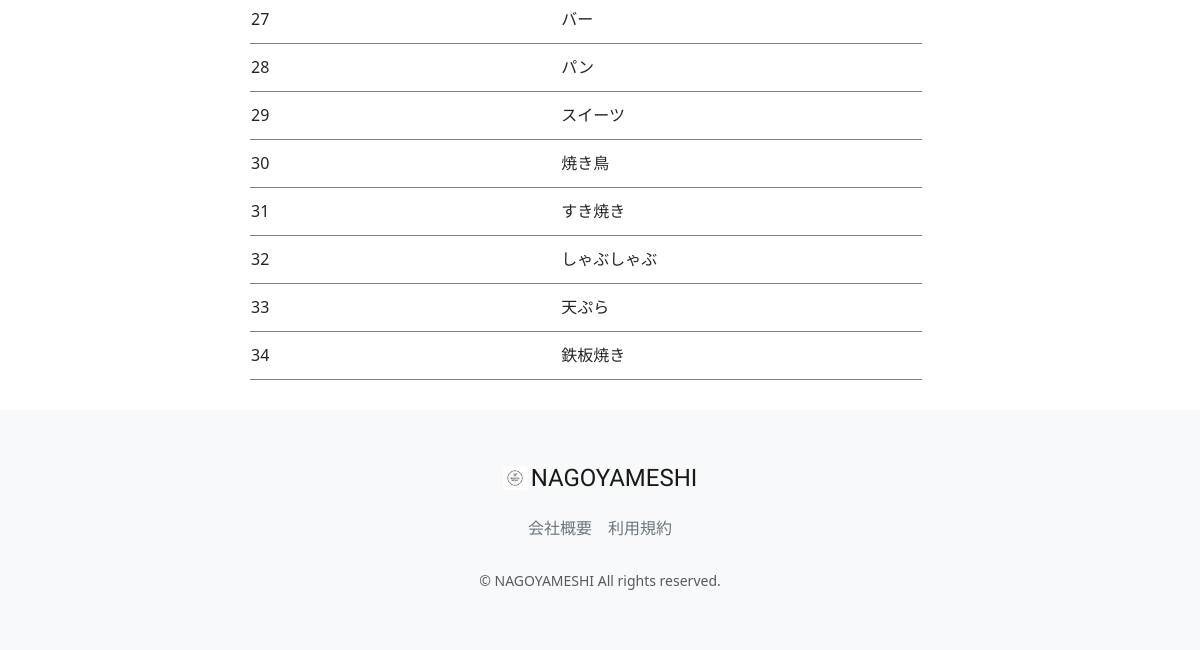
/accounts/management/category-list (signed in, lower part), run on an earlier commit of the app's database.
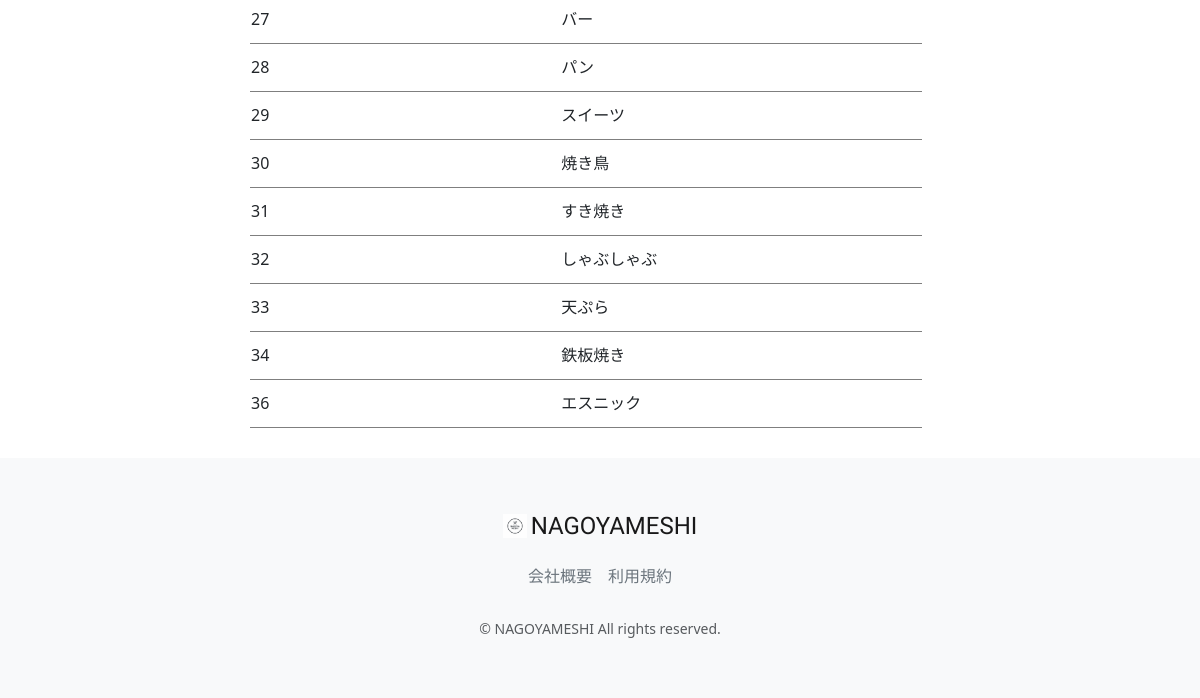
And on a later commit of the database.
### restaurant/models.py (models this page shows, shortened)
class Category(models.Model):
    name = models.CharField(verbose_name='カテゴリー名', max_length=64)
    photo = models.ImageField(verbose_name='写真', blank=True, null=True)
    class Meta:
        verbose_name_plural = 'Category'

### accounts/views.py (the view)
# urls.py: path("management/category-list",views.ManagementCategoryListView.as_view(), name="category_list"),
class ManagementCategoryListView(onlyMnagementUserMixin, generic.ListView):
    template_name = "management/category_list.html"
    model = Category

### accounts/mixins.py (called while the page is built)
    def test_func(self):
        user = self.request.user
        return user.is_staff

### accounts/templates/management/category_list.html (shortened to what this page needs)
{% extends "management/manage_base.html" %}
{% load static %}
{% block sub_content %}
  <table class="manage_list">
    <tbody>
      {% for category in object_list %}
        <tr onclick="location.href='{% url 'category_update' pk=category.pk %}'">
          <td>{{ category.pk }}</td>
          <td>{{ category.name }}</td>
        </tr>
      {% endfor %}
    </tbody>
  </table>
{% endblock %}

What changed in the data, as far as the page shows it:
added Category: pk "36", name "エスニック"
